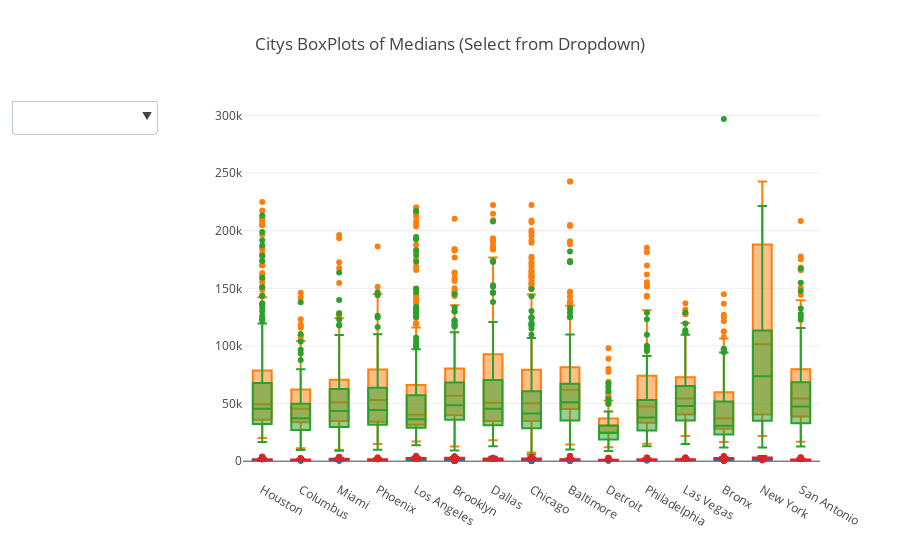

The cell this chart's notebook holds for it:
### Code cell
trace1  = go.Box(
    x=df[df["city"].isin(city_count[:15].index.values)]['city'],
    y=df[df["city"].isin(city_count[:15].index.values)]['rent_median'])
                        

trace2  = go.Box(
    x=df[df["city"].isin(city_count[:15].index.values)]['city'],
    y=df[df["city"].isin(city_count[:15].index.values)]['family_median'])
                

trace3 = go.Box(
    x=df[df["city"].isin(city_count[:15].index.values)]['city'],
    y=df[df["city"].isin(city_count[:15].index.values)]['hi_median'])

trace4 = go.Box(
    x=df[df["city"].isin(city_count[:15].index.values)]['city'],
    y=df[df["city"].isin(city_count[:15].index.values)]['hc_mortgage_mean'])

data = [trace1, trace2, trace3, trace4]


updatemenus = list([dict(active=-1, x=-0.15,
                         buttons=list([
                             dict(
                                 label = 'City Rent Boxplot',
                                 method = 'update',
                                 args = [{'visible': [True, False, False, False]}, 
                                         {'title': 'TOP 15 Citys - Rent Median'}]),
                             dict(
                                 label = 'City Family Boxplot',
                                 method = 'update',
                                 args = [{'visible': [False, True, False, False]},
                                         {'title': 'TOP 15 Citys - Family Income Median'}]),
                             dict(
                                 label = 'City House Inc',
                                 method = 'update',
                                 args = [{'visible': [False, False, True, False]},
                                         {'title': 'TOP 15 Citys - House income Median'}]),
                             dict(
                                 label =  'City HC Mortage',
                                 method = 'update',
                                 args = [{'visible': [False, False, False, True]},
                                         {'title': 'TOP 15 Citys - Home Cost Mortage'}])
                         ]),
                        )
                   ])

layout = dict(title='Citys BoxPlots of Medians (Select from Dropdown)', showlegend=False, updatemenus=updatemenus)
fig = dict(data=data, layout=layout)
iplot(fig)

### Figure 1 — Plotly figure (JSON) as saved in the notebook; plotly's stock layout.template omitted (floating-point values rounded to 4 significant figures; data arrays with more than 128 entries replaced by an {"elided": "..."} marker saying what was removed)
{"data": [{"type": "box", "uid": "8e634404-a3d8-11e8-87c8-0a580a0c0a57", "x": {"elided": "3459 str values"}, "y": {"elided": "3459 int values"}}, {"type": "box", "uid": "8e63471a-a3d8-11e8-87c8-0a580a0c0a57", "x": {"elided": "3459 str values"}, "y": {"elided": "3459 int values"}}, {"type": "box", "uid": "8e6348be-a3d8-11e8-87c8-0a580a0c0a57", "x": {"elided": "3459 str values"}, "y": {"elided": "3459 int values"}}, {"type": "box", "uid": "8e634a3a-a3d8-11e8-87c8-0a580a0c0a57", "x": {"elided": "3459 str values"}, "y": {"elided": "3459 float values"}}], "layout": {"showlegend": false, "title": "Citys BoxPlots of Medians (Select from Dropdown)", "updatemenus": [{"active": -1, "buttons": [{"args": [{"visible": [true, false, false, false]}, {"title": "TOP 15 Citys - Rent Median"}], "label": "City Rent Boxplot", "method": "update"}, {"args": [{"visible": [false, true, false, false]}, {"title": "TOP 15 Citys - Family Income Median"}], "label": "City Family Boxplot", "method": "update"}, {"args": [{"visible": [false, false, true, false]}, {"title": "TOP 15 Citys - House income Median"}], "label": "City House Inc", "method": "update"}, {"args": [{"visible": [false, false, false, true]}, {"title": "TOP 15 Citys - Home Cost Mortage"}], "label": "City HC Mortage", "method": "update"}], "x": -0.15}]}}
